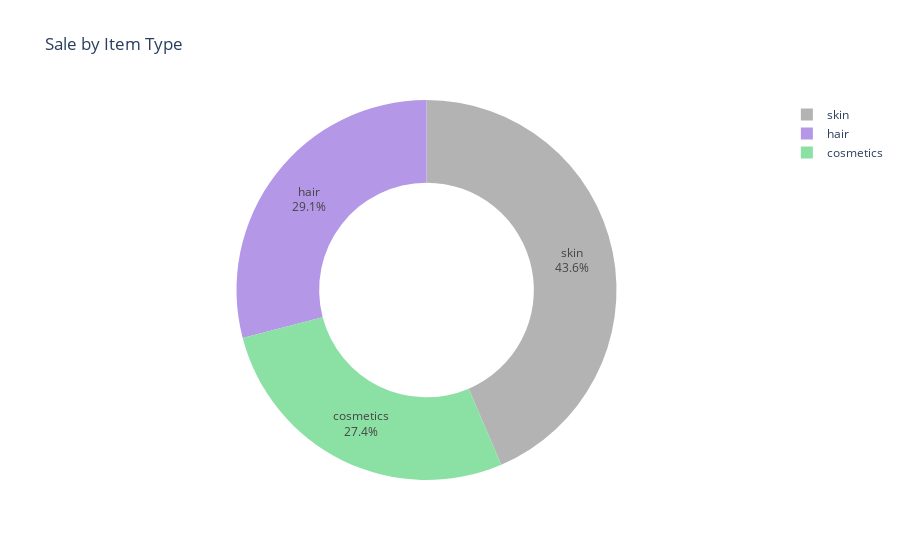

The notebook cell saved with this chart:
### Code cell
sale_information  =  information.groupby('Item type')['Number of items sold'].sum().reset_index()  
  
pie_charts  =  pxx.pie(sale_information, values = 'Number of items sold', names = 'Item type',   
                   title = 'Sale by Item Type',   
                   hover_data = ['Number of items sold'],  
                   hole = 0.565,  
                   color_discrete_sequence = pxx.colors.qualitative.Pastel_r)  
                   
pie_charts.update_traces(textposition = 'inside', textinfo = 'percent + label')  
  
pie_charts.show()

### Figure 1 — Plotly figure (JSON) as saved in the notebook; plotly's stock layout.template omitted (floating-point values rounded to 4 significant figures)
{"data": [{"customdata": [[2198], [2335], [3499]], "domain": {"x": [0, 1], "y": [0, 1]}, "hole": 0.565, "hovertemplate": "Item type=%{label}<br>Number of items sold=%{customdata[0]}<extra></extra>", "labels": ["cosmetics", "hair", "skin"], "legendgroup": "", "name": "", "showlegend": true, "textinfo": "percent+label", "textposition": "inside", "type": "pie", "values": [2198, 2335, 3499]}], "layout": {"autosize": true, "legend": {"tracegroupgap": 0}, "piecolorway": ["rgb(179, 179, 179)", "rgb(180, 151, 231)", "rgb(139, 224, 164)", "rgb(201, 219, 116)", "rgb(254, 136, 177)", "rgb(158, 185, 243)", "rgb(135, 197, 95)", "rgb(220, 176, 242)", "rgb(248, 156, 116)", "rgb(246, 207, 113)", "rgb(102, 197, 204)"], "title": {"text": "Sale by Item Type"}}}
